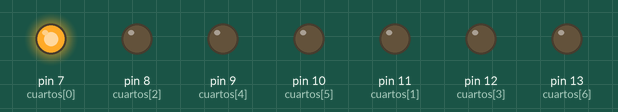
Simulated run of this sketch. Board: Arduino Uno, built with avr-gcc and run on an emulated ATmega328P. Shown: output pins drawn as LEDs (lit = HIGH). Random numbers use the default seed unless the sketch sets one.

Above: at 0.2 s.
At 2.6 s:
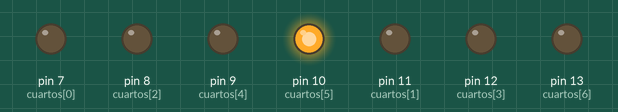
At 15.1 s:
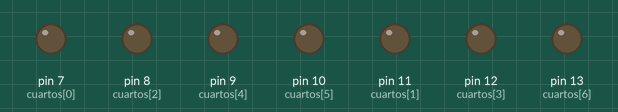
At 28.5 s:
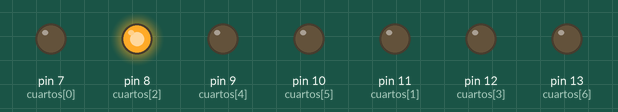
At 29.5 s:
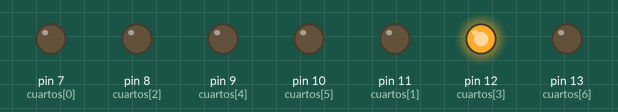
At 36.1 s:
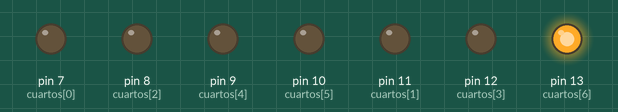
Timing chart, 0 to 40.0 s (numbered marks = the images above):
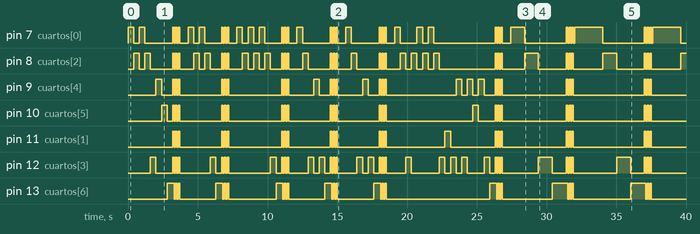

The sketch:

QuickLearning.ino
```cpp
/*
Robotistas
 _______________________________________
|    6    |    5    |    3    |    1    |
|Recepcion    May   |  Golem      Bano  |
|_________|___   ___|___   ___|_________|
|    7    |         4         |    2    |
| Entrada        chaBots        Cocina  |
|_________|___________________|_________|
*/
int currentRoom;
int target = 6;
int action = 0;
int num_random = 0;
int num_max = 0;
int n = 0; //epochs
int in = 0; //index
int sound = 10;

//cuartos del 1-7
int cuartos[7] = {7, 11, 8, 12, 9, 10, 13};

//Acciones-recompensas
//Posible: 0, No posible: -1 Target: 100
int rewards[7][7] =
{

  {-1, -1, 0, -1, -1, -1, -1},  //0
  {-1, -1, -1, 0, -1, -1, -1},  //1
  {0, -1, -1, 0, -1, -1, -1},   //2
  {-1, 0, 0, -1, 0, -1, 100},   //3
  {-1, -1, -1, 0, -1, 0, -1},   //4
  {-1, -1, -1, -1, 0, -1, 100}, //5
  {-1, -1, -1, -1, -1, 0, 100}  //6

};

int weights[7][7];

void turnOn(int n)
{

  digitalWrite(cuartos[n], HIGH);

}

void turnOff()
{

  for(int i = 0; i < 7; i++)
    digitalWrite(cuartos[i], LOW);

}

void room(int n)
{

  turnOff();
  turnOn(n);

}

void celebrate()
{

  for(int j = 0; j < 3; j++)
  {

    for(int i = 0; i < 7; i++)
      turnOn(i);

    delay(100);
    turnOff();
    delay(100);

  }

}

void setup()
{

  for(int i = 0; i < 7; i++)
  {

    for(int j = 0; j < 7; j++)
      weights[i][j] = 0;

  }

  for(int i = 0; i < 7; i++)
  {

    pinMode(cuartos[i], OUTPUT);
    digitalWrite(cuartos[i], LOW);

  }

}

void loop()
{

  //test();

  //Entrenamiento
  while(n < 6)
  {

    while(currentRoom != target)
    {

      room(currentRoom);
      num_random = random(0, 7);

      while(rewards[currentRoom][num_random] < 0)
        num_random = random(0, 7);

      action = num_random;
      num_max = weights[action][0];

      for(int i = 1; i < 7; i++)
      {

        if(weights[action][i] > num_max)
          num_max = weights[action][i];

      }

      weights[currentRoom][action] = rewards[currentRoom][action] + 0.8 * num_max;
      currentRoom = action;
      delay(400);

    }

    room(target);
    delay(400);
    n++;
    currentRoom = 0;

    celebrate();
    delay(500);

  }

  //Evaluacion
  currentRoom = 0;

  while(currentRoom != target)
  {

    room(currentRoom);
    num_max = weights[currentRoom][0];
    in = 0;

    for(int i = 1; i < 7; i++)
    {

      if(weights[currentRoom][i] > num_max)
      {

        num_max = weights[currentRoom][i];
        in = i;

      }

    }

    currentRoom = in;
    delay(1000);

  }

  room(target);
  delay(1000);
  celebrate();
  room(0);
  delay(1000);

}
```

Measured:
- by itself, pin 7 (cuartos[0]): LOW → HIGH at 0.00 s, → LOW 0.40 s later, → HIGH 0.40 s later, → LOW 0.40 s later, … (78 changes in this stretch)
- by itself, pin 8 (cuartos[2]): LOW → HIGH at 0.40 s, → LOW 0.40 s later, → HIGH 0.40 s later, → LOW 0.40 s later, … (79 changes in this stretch)
- by itself, pin 9 (cuartos[4]): LOW → HIGH at 2.0 s, → LOW 0.40 s later, → HIGH 0.80 s later, → LOW 0.10 s later, … (60 changes in this stretch)
- by itself, pin 10 (cuartos[5]): LOW → HIGH at 2.4 s, → LOW 0.40 s later, → HIGH 0.40 s later, → LOW 0.10 s later, … (52 changes in this stretch)
- by itself, pin 11 (cuartos[1]): LOW → HIGH at 3.2 s, → LOW 0.10 s later, → HIGH 0.10 s later, → LOW 0.10 s later, … (50 changes in this stretch)
- by itself, pin 12 (cuartos[3]): LOW → HIGH at 1.6 s, → LOW 0.40 s later, → HIGH 1.2 s later, → LOW 0.10 s later, … (76 changes in this stretch)
- by itself, pin 13 (cuartos[6]): LOW → HIGH at 2.8 s, → LOW 0.50 s later, → HIGH 0.10 s later, → LOW 0.10 s later, … (48 changes in this stretch)
